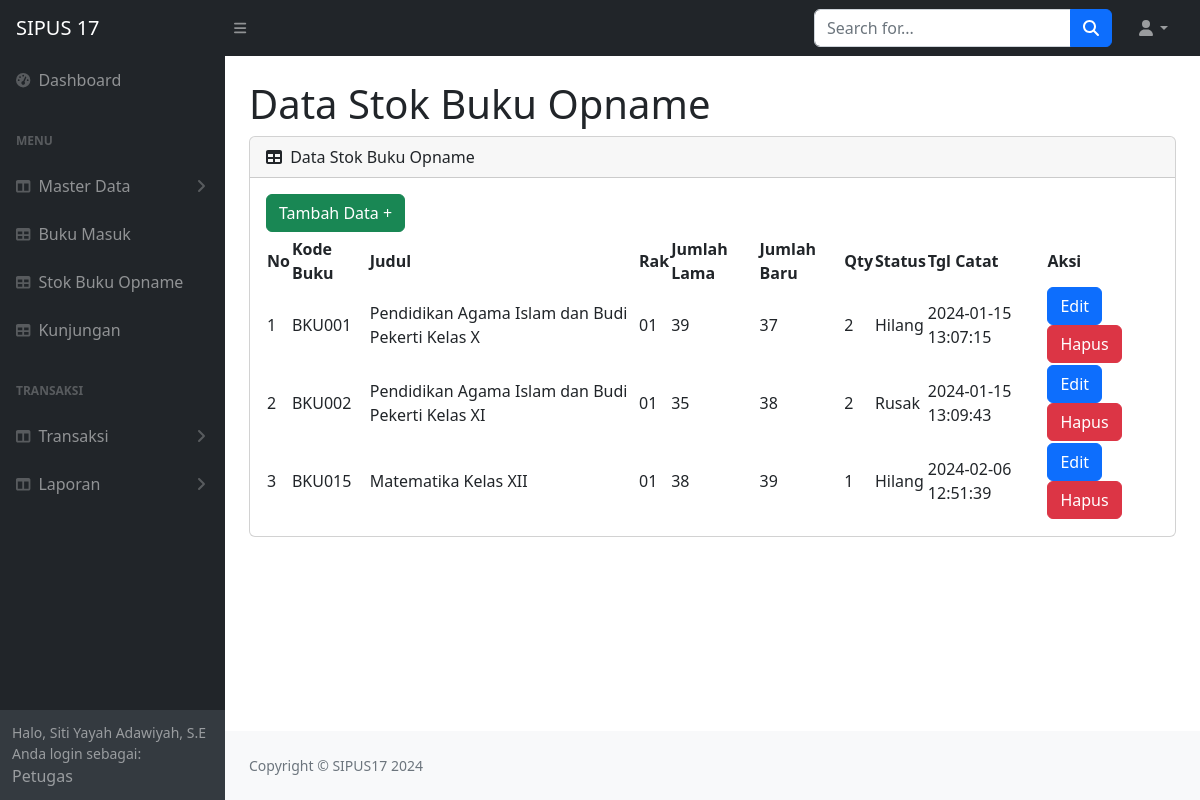
Screenshot of /petugas/tampil_stok_opname.php (signed in) with the database file from the repository.
### tables this page shows
CREATE TABLE `stok_opname` (
  `id` int(11) NOT NULL,
  `id_buku` varchar(50) DEFAULT NULL,
  `jumlah_lama` int(11) DEFAULT NULL,
  `jumlah_baru` int(11) DEFAULT NULL,
  `qty` int(11) DEFAULT NULL,
  `status` varchar(15) DEFAULT NULL,
  `tgl_catat` timestamp NULL DEFAULT NULL
);

CREATE TABLE `buku` (
  `id_buku` varchar(50) NOT NULL,
  `judul` varchar(100) DEFAULT NULL,
  `id_kategori` int(11) DEFAULT NULL,
  `pengarang` varchar(225) DEFAULT NULL,
  `penerbit` varchar(225) DEFAULT NULL,
  `tahun` varchar(15) DEFAULT NULL,
  `isbn` varchar(30) DEFAULT NULL,
  `rak` varchar(30) DEFAULT NULL,
  `jumlah` int(11) DEFAULT NULL
);

### petugas/tampil_stok_opname.php (the view, shortened to what this page needs)
<?php
include("../koneksi.php");
?>
<!DOCTYPE html>
<html lang="en">
<head>
    <link href="https://cdn.jsdelivr.net/npm/simple-datatables@7.1.2/dist/style.min.css" rel="stylesheet" />
    <link href="../css/styles.css" rel="stylesheet" />
</head>
<body class="sb-nav-fixed">
    <?php include("../petugas/navbar.php"); ?>
    <div id="layoutSidenav_content">
        <main>
            <div class="container-fluid px-4">
                <h1 class="mt-4">Data Stok Buku Opname</h1>
                <div class="card mb-4">
                    <div class="card-header">
                        <i class="fas fa-table me-1"></i>
                        Data Stok Buku Opname
                    </div>
                    <div class="card-body">
                        <a href="tambah_stok_opname.php" class="btn btn-success mb-1">Tambah Data +</a>
                        <table id="datatablesSimple">
                            <thead>
                                <tr>
                                    <th>No</th>
                                    <th>Kode Buku</th>
                                    <th>Judul</th>
                                    <th>Rak</th>
                                    <th>Jumlah Lama</th>
                                    <th>Jumlah Baru</th>
                                    <th>Qty</th>
                                    <th>Status</th>
                                    <th>Tgl Catat</th>
                                    <th>Aksi</th>
                                </tr>
                            </thead>
                            <tbody>
                                <?php
                                $tampilbuku = mysqli_query($koneksi, "SELECT
                                stok_opname.id,
                                stok_opname.id_buku,
                                buku.judul,
                                buku.rak,
                                stok_opname.jumlah_lama,
                                stok_opname.jumlah_baru,
                                stok_opname.qty,
                                stok_opname.status,
                                stok_opname.tgl_catat
                            FROM
                                buku
                                INNER JOIN
                                stok_opname
                                ON
                                    buku.id_buku = stok_opname.id_buku");
                                $no = 1;
                                while ($data = mysqli_fetch_array($tampilbuku)) {
                                    $id = $data['id'];
                                    $id_buku = $data['id_buku'];
                                    $judul = $data['judul'];
                                    $rak = $data['rak'];
                                    $jumlah_lama = $data['jumlah_lama'];
                                    $jumlah_baru = $data['jumlah_baru'];
                                    $qty = $data['qty'];
                                    $tgl_catat = $data['tgl_catat'];
                                    $status = $data['status'];
                                    ?>
                                    <tr>
                                        <td>
                                            <?php echo $no++ ?>
                                        </td>
                                        <td>
                                            <?php echo $id_buku ?>
                                        </td>
                                        <td>
                                            <?php echo $judul ?>
                                        </td>
                                        <td>
                                            <?php echo $rak ?>
                                        </td>
                                        <td>
                                            <?php echo $jumlah_lama ?>
                                        </td>
                                        <td>
                                            <?php echo $jumlah_baru ?>
                                        </td>
                                        <td>
                                            <?php echo $qty ?>
                                        </td>
                                        <td>
                                            <?php echo $status ?>
                                        </td>
                                        <td>
                                            <?php echo $tgl_catat ?>
                                        </td>
                                        <td>
                                            <a href="edit_stok_opname.php?id=<?php echo $id ?>"
                                                class="btn btn-primary">Edit</a>
                                            <a href="hapus_stok_opname.php?id=<?php echo $id ?>&action=hapus"
                                                class="btn btn-danger"
                                                onclick="return confirm('Apakah Anda yakin ingin menghapus data ini?')">Hapus</a>
                                        </td>
                                    </tr>
                                <?php } ?>
                            </tbody>
                        </table>
                    </div>
                </div>
            </div>
        </main>
        <footer class="py-4 bg-light mt-auto">
            <div class="container-fluid px-4">
                <div class="d-flex align-items-center justify-content-between small">
                    <div class="text-muted">Copyright &copy; SIPUS17 2024</div>
                </div>
            </div>
        </footer>
    </div>
</body>
</html>

### rows the page displays
stok_opname: id_buku "BKU001", id_buku.judul "Pendidikan Agama Islam dan Budi Pekerti Kelas X", id_buku.rak "01", jumlah_lama "39", jumlah_baru "37", qty "2", status "Hilang", tgl_catat "2024-01-15 13:07:15"
stok_opname: id_buku "BKU002", id_buku.judul "Pendidikan Agama Islam dan Budi Pekerti Kelas XI", id_buku.rak "01", jumlah_lama "35", jumlah_baru "38", qty "2", status "Rusak", tgl_catat "2024-01-15 13:09:43"
stok_opname: id_buku "BKU015", id_buku.judul "Matematika Kelas XII", id_buku.rak "01", jumlah_lama "38", jumlah_baru "39", qty "1", status "Hilang", tgl_catat "2024-02-06 12:51:39"

### other values shown
$_SESSION['nama'] "Siti Yayah Adawiyah, S.E"
